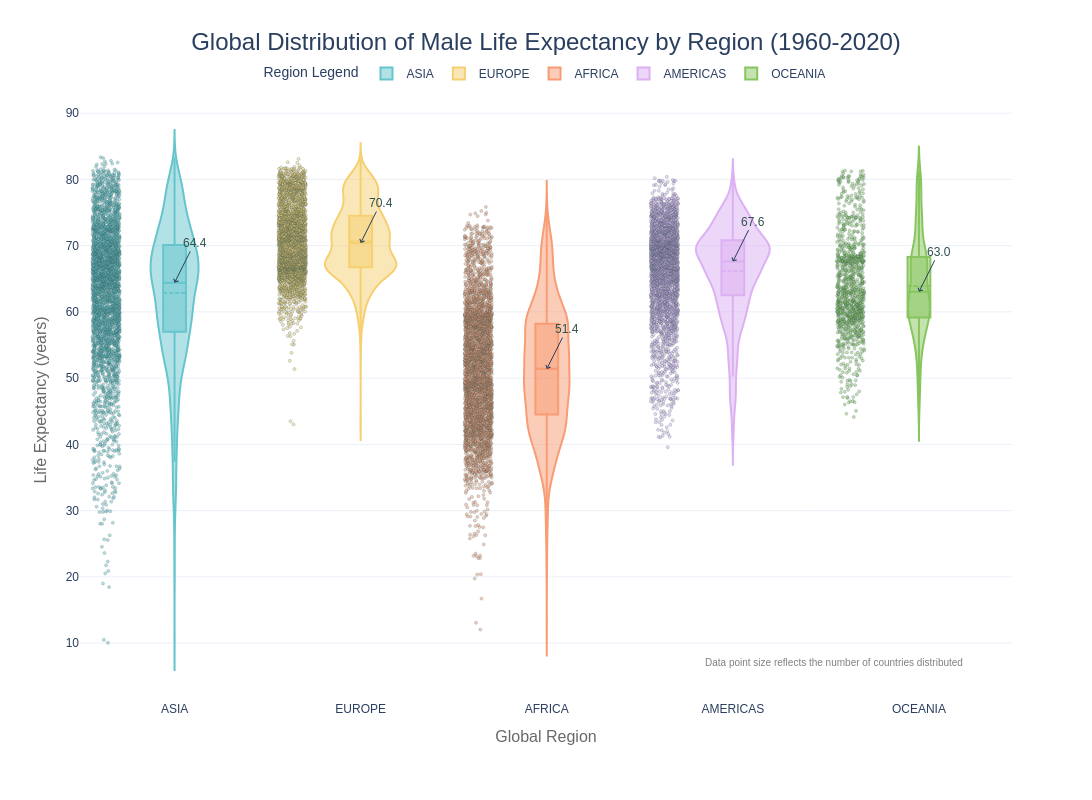

This figure's notebook cell:
### Code cell
import pandas as pd
import plotly.express as px

# Create a violin-box plot combination with data distribution
fig = px.violin(
    df_data.dropna(subset=['life_expectancy_men']),
    x='region',
    y='life_expectancy_men',
    color='region',
    box=True,
    points="all",
    hover_data=['country_name', 'year'],
    title='Global Distribution of Male Life Expectancy by Region (1960-2020)',
    color_discrete_sequence=px.colors.qualitative.Pastel,
    labels={'life_expectancy_men': 'Life Expectancy (years)', 'region': 'Global Region'}
)

# Add statistical annotations
region_means = df_data.groupby('region')['life_expectancy_men'].median().reset_index()
for i, row in region_means.iterrows():
    fig.add_annotation(
        x=row['region'],
        y=row['life_expectancy_men'],
        text=f"{row['life_expectancy_men']:.1f}",
        showarrow=True,
        arrowhead=4,
        arrowsize=1,
        ax=20,
        ay=-40,
        font=dict(size=12, color='#2F4F4F')
    )

# Updated layout configuration (key fix)
fig.update_layout(
    height=800,
    width=1200,
    template='plotly_white',
    font_family="Arial",
    title_font_size=24,
    title_x=0.5,
    xaxis=dict(  # Fixed parentheses closure
        title='Global Region',
        title_font=dict(size=16, color='#696969')
    ),
    yaxis=dict(  # Fixed parentheses closure
        title='Life Expectancy (years)',
        title_font=dict(size=16, color='#696969')
    ),
    margin=dict(t=100, b=100),
    legend=dict(
        title='Region Legend',
        orientation="h",
        yanchor="bottom",
        y=1.02,
        xanchor="center",
        x=0.5
    ),
    hoverlabel=dict(
        bgcolor="white",
        font_size=12,
        font_family="Arial"
    )
)  # Completed closing parentheses

# Adjust the violin plot style
fig.update_traces(
    marker=dict(size=3, opacity=0.5, line=dict(width=0.5, color='DarkSlateGrey')),
    meanline_visible=True,
    scalemode='count'
)

# Add dynamic annotation
fig.add_annotation(
    text="Data point size reflects the number of countries distributed",
    xref="paper", yref="paper",
    x=0.95, y=0.05,
    showarrow=False,
    font=dict(size=10, color="gray")
)

fig.show()

### Figure 1 — Plotly figure (JSON) as saved in the notebook; plotly's stock layout.template omitted (floating-point values rounded to 4 significant figures; data arrays with more than 128 entries replaced by an {"elided": "..."} marker saying what was removed)
{"data": [{"alignmentgroup": "True", "box": {"visible": true}, "customdata": {"elided": "3116x2 mixed values"}, "hovertemplate": "Global Region=%{x}<br>Life Expectancy (years)=%{y}<br>country_name=%{customdata[0]}<br>year=%{customdata[1]}<extra></extra>", "legendgroup": "ASIA", "marker": {"color": "rgb(102, 197, 204)", "line": {"color": "DarkSlateGrey", "width": 0.5}, "opacity": 0.5, "size": 3}, "meanline": {"visible": true}, "name": "ASIA", "offsetgroup": "ASIA", "orientation": "v", "points": "all", "scalegroup": "True", "scalemode": "count", "showlegend": true, "type": "violin", "x": {"elided": "3116 str values"}, "x0": " ", "xaxis": "x", "y": {"elided": "3116 float values"}, "y0": " ", "yaxis": "y"}, {"alignmentgroup": "True", "box": {"visible": true}, "customdata": {"elided": "2651x2 mixed values"}, "hovertemplate": "Global Region=%{x}<br>Life Expectancy (years)=%{y}<br>country_name=%{customdata[0]}<br>year=%{customdata[1]}<extra></extra>", "legendgroup": "EUROPE", "marker": {"color": "rgb(246, 207, 113)", "line": {"color": "DarkSlateGrey", "width": 0.5}, "opacity": 0.5, "size": 3}, "meanline": {"visible": true}, "name": "EUROPE", "offsetgroup": "EUROPE", "orientation": "v", "points": "all", "scalegroup": "True", "scalemode": "count", "showlegend": true, "type": "violin", "x": {"elided": "2651 str values"}, "x0": " ", "xaxis": "x", "y": {"elided": "2651 float values"}, "y0": " ", "yaxis": "y"}, {"alignmentgroup": "True", "box": {"visible": true}, "customdata": {"elided": "3382x2 mixed values"}, "hovertemplate": "Global Region=%{x}<br>Life Expectancy (years)=%{y}<br>country_name=%{customdata[0]}<br>year=%{customdata[1]}<extra></extra>", "legendgroup": "AFRICA", "marker": {"color": "rgb(248, 156, 116)", "line": {"color": "DarkSlateGrey", "width": 0.5}, "opacity": 0.5, "size": 3}, "meanline": {"visible": true}, "name": "AFRICA", "offsetgroup": "AFRICA", "orientation": "v", "points": "all", "scalegroup": "True", "scalemode": "count", "showlegend": true, "type": "violin", "x": {"elided": "3382 str values"}, "x0": " ", "xaxis": "x", "y": {"elided": "3382 float values"}, "y0": " ", "yaxis": "y"}, {"alignmentgroup": "True", "box": {"visible": true}, "customdata": {"elided": "2813x2 mixed values"}, "hovertemplate": "Global Region=%{x}<br>Life Expectancy (years)=%{y}<br>country_name=%{customdata[0]}<br>year=%{customdata[1]}<extra></extra>", "legendgroup": "AMERICAS", "marker": {"color": "rgb(220, 176, 242)", "line": {"color": "DarkSlateGrey", "width": 0.5}, "opacity": 0.5, "size": 3}, "meanline": {"visible": true}, "name": "AMERICAS", "offsetgroup": "AMERICAS", "orientation": "v", "points": "all", "scalegroup": "True", "scalemode": "count", "showlegend": true, "type": "violin", "x": {"elided": "2813 str values"}, "x0": " ", "xaxis": "x", "y": {"elided": "2813 float values"}, "y0": " ", "yaxis": "y"}, {"alignmentgroup": "True", "box": {"visible": true}, "customdata": {"elided": "1012x2 mixed values"}, "hovertemplate": "Global Region=%{x}<br>Life Expectancy (years)=%{y}<br>country_name=%{customdata[0]}<br>year=%{customdata[1]}<extra></extra>", "legendgroup": "OCEANIA", "marker": {"color": "rgb(135, 197, 95)", "line": {"color": "DarkSlateGrey", "width": 0.5}, "opacity": 0.5, "size": 3}, "meanline": {"visible": true}, "name": "OCEANIA", "offsetgroup": "OCEANIA", "orientation": "v", "points": "all", "scalegroup": "True", "scalemode": "count", "showlegend": true, "type": "violin", "x": {"elided": "1012 str values"}, "x0": " ", "xaxis": "x", "y": {"elided": "1012 float values"}, "y0": " ", "yaxis": "y"}], "layout": {"annotations": [{"arrowhead": 4, "arrowsize": 1, "ax": 20, "ay": -40, "font": {"color": "#2F4F4F", "size": 12}, "showarrow": true, "text": "51.4", "x": "AFRICA", "y": 51.38}, {"arrowhead": 4, "arrowsize": 1, "ax": 20, "ay": -40, "font": {"color": "#2F4F4F", "size": 12}, "showarrow": true, "text": "67.6", "x": "AMERICAS", "y": 67.6}, {"arrowhead": 4, "arrowsize": 1, "ax": 20, "ay": -40, "font": {"color": "#2F4F4F", "size": 12}, "showarrow": true, "text": "64.4", "x": "ASIA", "y": 64.4}, {"arrowhead": 4, "arrowsize": 1, "ax": 20, "ay": -40, "font": {"color": "#2F4F4F", "size": 12}, "showarrow": true, "text": "70.4", "x": "EUROPE", "y": 70.4}, {"arrowhead": 4, "arrowsize": 1, "ax": 20, "ay": -40, "font": {"color": "#2F4F4F", "size": 12}, "showarrow": true, "text": "63.0", "x": "OCEANIA", "y": 63.03}, {"font": {"color": "gray", "size": 10}, "showarrow": false, "text": "Data point size reflects the number of countries distributed", "x": 0.95, "xref": "paper", "y": 0.05, "yref": "paper"}], "font": {"family": "Arial"}, "height": 800, "hoverlabel": {"bgcolor": "white", "font": {"family": "Arial", "size": 12}}, "legend": {"orientation": "h", "title": {"text": "Region Legend"}, "tracegroupgap": 0, "x": 0.5, "xanchor": "center", "y": 1.02, "yanchor": "bottom"}, "margin": {"b": 100, "t": 100}, "title": {"font": {"size": 24}, "text": "Global Distribution of Male Life Expectancy by Region (1960-2020)", "x": 0.5}, "violinmode": "overlay", "width": 1200, "xaxis": {"anchor": "y", "autorange": true, "categoryarray": ["ASIA", "EUROPE", "AFRICA", "AMERICAS", "OCEANIA"], "categoryorder": "array", "domain": [0, 1], "range": [-0.5072, 4.5], "title": {"font": {"color": "#696969", "size": 16}, "text": "Global Region"}, "type": "category"}, "yaxis": {"anchor": "x", "autorange": true, "domain": [0, 1], "range": [1.408, 91.99], "title": {"font": {"color": "#696969", "size": 16}, "text": "Life Expectancy (years)"}, "type": "linear"}}}
